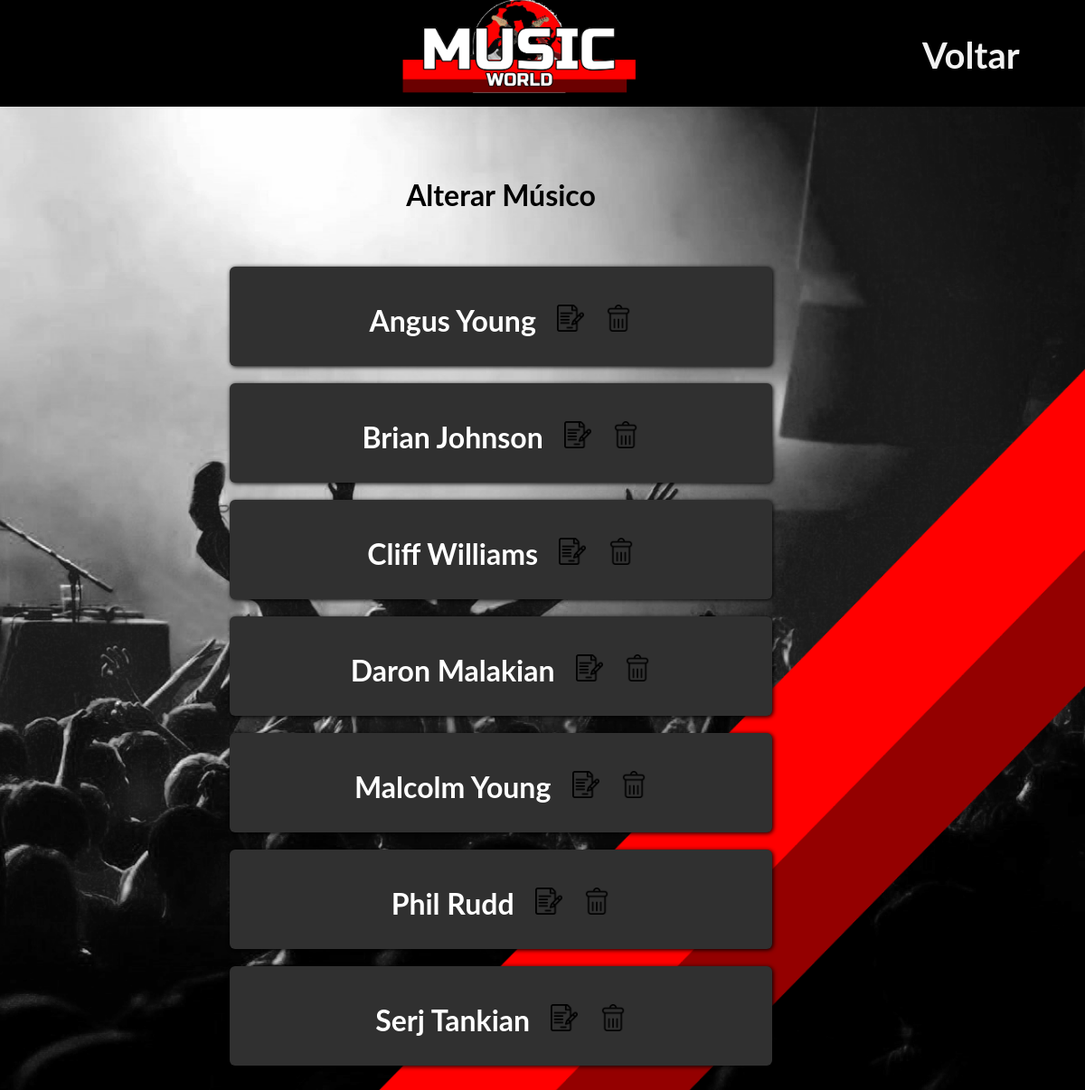
/pessoasedit.php, run on the app's committed database.
### tables this page shows
CREATE TABLE `pessoas` (
  `id` int(11) NOT NULL,
  `nome` varchar(255) NOT NULL
);

### src/pessoasedit.php (the view, shortened to what this page needs)
<!DOCTYPE html>
    <html>
    <link rel="stylesheet" href="style.css">
    <?php
    $mysqllink = mysqli_connect("localhost","root","","musicworld");
    $dados=mysqli_query($mysqllink,"select * from pessoas order by nome");
    $linha = mysqli_fetch_assoc($dados);
    $total = mysqli_num_rows($dados);
    ?>
<head>
<center>
<div class="header" ><br>
<table border="0px" width="100%" valign="middle">
<th width="35%" align="left">
<th><center><br><br><br><br><img src="img/logo.png" class="imglogo"></center></th>
<th width="20%" align="left">
<th width="15%" align="left"><a href="admin.php" style=text-decoration:none;><span style="font-size:40px;cursor:pointer" class="openbtn">Voltar</span></a>&nbsp&nbsp&nbsp
</table>
<link rel="stylesheet" href="style.css">
</div>
<br><br><br>
<body background="img/background.png" class="bg">
<h1>Alterar Músico</h1><br><br>
<?php
         if($total){do{
         ?>
        <div class="divbanda link"><br><h1><?php echo $linha['nome']?></a>&nbsp&nbsp
        <a href="<?php echo "novomus.php?id=".$linha['id'] . "&nome=" . $linha['nome']?>" class="link"><img src="img/icones/editar.png" style="height:30px;"></a>&nbsp&nbsp
        <a href="<?php echo "excluirmus.php?id=".$linha['id']?>" class="link"><img src="img/icones/excluir.png" style="height:30px;"></a>
        </div><br>
         <?php
         }while($linha = mysqli_fetch_assoc($dados));
         mysqli_free_result($dados);}
         ?>

### src/style.css (style rules this page uses)
body { font-family: "Lato", sans-serif; }
.header { margin-top: -20px; margin-left: -10px; height: 130px; width: 110.05%; background-color: #000; }
.bg { height: 90%; width: 91%; background-repeat: no-repeat; background-size: cover; }
.openbtn { color: #f1f1f1; }

### src/pessoasedit.php (style rules this page uses)
.imglogo { margin-top: -87px; margin-left: -35px; height: 110px; width: 340px; }
.link { text-decoration:none; color:white; }
body { background-image: url("img/background.png"); background-repeat: no-repeat; background-position: right top; background-attachment: fixed; background-size: cover; }
.divbanda { height:110px; width:600px; border-radius: 6px; background-color: rgb(48, 48, 48); box-shadow: 1px 1px 5px #000; }

### data on the page
pessoas: nome "Angus Young"
pessoas: nome "Brian Johnson"
pessoas: nome "Cliff Williams"
pessoas: nome "Daron Malakian"
pessoas: nome "Malcolm Young"
pessoas: nome "Phil Rudd"
pessoas: nome "Serj Tankian"
